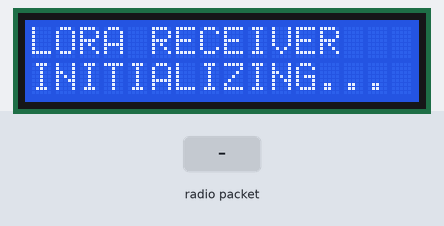
A sketch run on a simulated Arduino Uno, built with avr-gcc and run on an emulated ATmega328P. On the bench: 16×2 character LCD. Inputs (shaded band) come from the test bench. No radio packets arrive unless stated; what the sketch prints to the serial monitor is not drawn.

Above: at 1.2 s.
At 2.5 s:
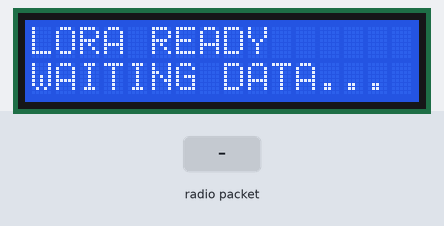
2.6 s: radio packet "5" arrives
Timing chart, 0 to 5.6 s (numbered marks = the images above; inputs shaded):
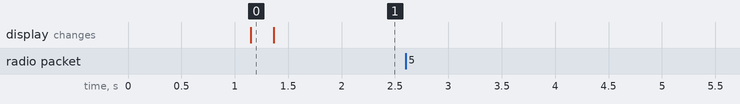

Measured:
- after the input at 2.6 s, every drawn part: stays the same

The sketch:

RECEIVER_CAN_ESP32.ino
```cpp
#include <SPI.h>
#include <LoRa.h>
#include <Wire.h>
#include <LiquidCrystal_I2C.h>

//====================================================
// LORA PIN CONFIGURATION - ARDUINO UNO
//====================================================

#define LORA_SS       10
#define LORA_RST       9
#define LORA_DIO0      2

#define LORA_FREQUENCY 433E6

//====================================================
// LCD CONFIGURATION
//====================================================

LiquidCrystal_I2C lcd(0x27, 16, 2);

//====================================================
// VARIABLES
//====================================================

char receivedData[32];

int temperature = 0;
int humidity = 0;

unsigned long packetCount = 0;

//====================================================
// SETUP
//====================================================

void setup()
{
    Serial.begin(9600);

    delay(1000);

    Serial.println();
    Serial.println("================================");
    Serial.println(" ARDUINO UNO LORA RECEIVER");
    Serial.println("================================");

    //================================================
    // LCD INITIALIZATION
    //================================================

    lcd.init();
    lcd.backlight();
    lcd.clear();

    lcd.setCursor(0, 0);
    lcd.print("LORA RECEIVER");

    lcd.setCursor(0, 1);
    lcd.print("INITIALIZING...");

    //================================================
    // LORA INITIALIZATION
    //================================================

    LoRa.setPins(
        LORA_SS,
        LORA_RST,
        LORA_DIO0
    );

    Serial.println("INITIALIZING LORA...");

    if (!LoRa.begin(LORA_FREQUENCY))
    {
        Serial.println("LORA INIT FAILED!");

        lcd.clear();
        lcd.print("LORA INIT FAILED");

        while (1)
        {
            delay(1000);
        }
    }

    //================================================
    // SAME CONFIGURATION AS ESP32 TRANSMITTER
    //================================================

    LoRa.setSpreadingFactor(7);

    LoRa.setSignalBandwidth(125E3);

    LoRa.setCodingRate4(5);

    LoRa.setSyncWord(0x12);

    LoRa.enableCrc();

    //================================================
    // INITIALIZATION SUCCESS
    //================================================

    Serial.println("LORA INITIALIZATION SUCCESS");

    Serial.println("--------------------------------");
    Serial.println("FREQUENCY : 433 MHz");
    Serial.println("SF        : 7");
    Serial.println("BANDWIDTH : 125 kHz");
    Serial.println("CODING    : 4/5");
    Serial.println("SYNC WORD : 0x12");
    Serial.println("CRC       : ENABLED");
    Serial.println("--------------------------------");

    Serial.println("WAITING FOR TEMPERATURE DATA...");

    lcd.clear();

    lcd.setCursor(0, 0);
    lcd.print("LORA READY");

    lcd.setCursor(0, 1);
    lcd.print("WAITING DATA...");
}

//====================================================
// LORA RECEIVE FUNCTION
//====================================================

void LoRa_Receive()
{
    int packetSize = LoRa.parsePacket();

    if (packetSize <= 0)
    {
        return;
    }

    // Reject oversized packets
    if (packetSize >= sizeof(receivedData))
    {
        while (LoRa.available())
        {
            LoRa.read();
        }

        Serial.println("PACKET TOO LARGE");
        return;
    }

    int dataLength = 0;

    // Read received packet
    while (LoRa.available() && dataLength < 31)
    {
        int value = LoRa.read();

        if (value >= 0)
        {
            receivedData[dataLength++] = (char)value;
        }
    }

    receivedData[dataLength] = '\0';

    // Check packet length
    if (dataLength != packetSize)
    {
        Serial.println("PACKET LENGTH ERROR");
        return;
    }

    //================================================
    // EXTRACT TEMPERATURE AND HUMIDITY
    // Expected format: T:30,H:70
    //================================================

    int t;
    int h;
    char extra;

    if (sscanf(receivedData, "T:%d,H:%d%c", &t, &h, &extra) != 2)
    {
        Serial.print("INVALID DATA: ");
        Serial.println(receivedData);
        return;
    }

    // Validate sensor values
    if (t < 0 || t > 50 || h < 0 || h > 100)
    {
        Serial.println("INVALID SENSOR VALUE");
        return;
    }

    temperature = t;
    humidity = h;

    packetCount++;

    //================================================
    // SERIAL MONITOR OUTPUT
    //================================================

    Serial.println();
    Serial.println("================================");

    Serial.print("PACKET COUNT : ");
    Serial.println(packetCount);

    Serial.print("RECEIVED DATA : ");
    Serial.println(receivedData);

    Serial.print("TEMPERATURE : ");
    Serial.print(temperature);
    Serial.println(" C");

    Serial.print("HUMIDITY : ");
    Serial.print(humidity);
    Serial.println(" %");

    Serial.print("RSSI : ");
    Serial.println(LoRa.packetRssi());

    Serial.print("SNR : ");
    Serial.println(LoRa.packetSnr());

    Serial.println("================================");

    //================================================
    // LCD DISPLAY
    //================================================

    lcd.setCursor(0, 0);

    lcd.print("Temp: ");

    lcd.print(temperature);

    lcd.print(" C     ");

    lcd.setCursor(0, 1);

    lcd.print("Humidity: ");

    lcd.print(humidity);

    lcd.print("%    ");
}

//====================================================
// MAIN LOOP
//====================================================

void loop()
{
    LoRa_Receive();
}
```
